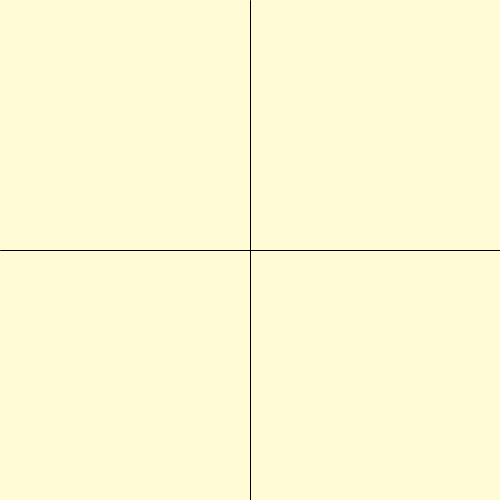
Frame 1 (no input)
Frame 60 (the mouse pressed at the canvas centre just before this capture): identical to frame 1, image omitted
Frame 120 (the mouse held since frame 60 and released just before this capture): identical to frame 1, image omitted

The Processing sketch that drew this single still picture (run headless with seeded random() and noise(); from frame 60 on, the mouse is pressed at the canvas centre):

// Processing sketch: processing_186136
// ── processing_186136.pde

int halfwidth = 250;
int halfheight = 250;
int eye = 20;
void setup() {
  size(500, 500);
  smooth();
}


void draw() { //bear
  background(255, 251, 214);
  stroke(0,0,0);
  fill(100,100,0);
  line(width/2, 0, width/2, height);
  line(0, height/2, width, height/2);
  //top right
  //draw a bear face
  if (mouseX > width/2){
    if(mouseY < height/2){
  noStroke();
  fill(179, 111, 30);
  ellipse(halfwidth +119, halfheight -121, 150, 120);
  noStroke();
  fill(71, 43, 40);
  ellipse(halfwidth +85, halfheight -123, 18, 18);
  ellipse(halfwidth +155, halfheight -123, 18, 18);
  noStroke();
  fill(255, 255, 255);
  ellipse(halfwidth +118, halfheight -94, 35, 25);
  
  beginShape();// bear's left ear
  fill(179, 111, 30);
  curveVertex(halfwidth + 54, halfheight - 138);
  curveVertex(halfwidth + 54, halfheight - 138);
  curveVertex(halfwidth + 61, halfheight - 147);
  curveVertex(halfwidth + 69, halfheight - 157);
  curveVertex(halfwidth + 80, halfheight - 166);
  curveVertex(halfwidth + 88, halfheight - 172);
  curveVertex(halfwidth + 80, halfheight - 179);
  curveVertex(halfwidth + 72, halfheight - 183);
  curveVertex(halfwidth + 64, halfheight - 186);
  curveVertex(halfwidth + 51, halfheight - 185);
  curveVertex(halfwidth + 47, halfheight - 183);
  curveVertex(halfwidth + 42, halfheight - 178);
  curveVertex(halfwidth + 39, halfheight - 153);
  curveVertex(halfwidth + 42, halfheight - 146);
  curveVertex(halfwidth + 47, halfheight - 141);
  curveVertex(halfwidth + 50, halfheight - 139);
  curveVertex(halfwidth + 50, halfheight - 139);
  
  endShape();
  
  beginShape();//bear's right ear
  fill(179, 111, 30);
  curveVertex(halfwidth + 156, halfheight - 170);
  curveVertex(halfwidth + 156, halfheight - 170);
  curveVertex(halfwidth + 158, halfheight - 172);
  curveVertex(halfwidth + 161, halfheight - 183);
  curveVertex(halfwidth + 167, halfheight - 188);
  curveVertex(halfwidth + 174, halfheight - 189);
  curveVertex(halfwidth + 179, halfheight - 190);
  curveVertex(halfwidth + 185, halfheight - 190);
  curveVertex(halfwidth + 191, halfheight - 190);
  curveVertex(halfwidth + 196, halfheight - 187);
  curveVertex(halfwidth + 200, halfheight - 184);
  curveVertex(halfwidth + 206, halfheight - 174);
  curveVertex(halfwidth + 208, halfheight - 158);
  curveVertex(halfwidth + 208, halfheight - 158);
  curveVertex(halfwidth + 205, halfheight - 148);
  curveVertex(halfwidth + 205, halfheight - 148);
  curveVertex(halfwidth + 200, halfheight - 142);
  curveVertex(halfwidth + 197, halfheight - 139);
  curveVertex(halfwidth + 195, halfheight - 139);
  curveVertex(halfwidth + 189, halfheight - 136);
  curveVertex(halfwidth + 189, halfheight - 136);
  
  endShape();
  
  
   }
  }
  
  //lower left
  //text
  if (mouseX < width/2){
    if(mouseY > height/2){
  noStroke();
  fill(179, 111, 30);
  textSize(100);
  text("BEAR", 0, halfheight + 150);
  
   }
  }
  
  //top left
  //mouse moving
  if (mouseX < width/2){
    if(mouseY < height/2){
  noStroke();
  fill(179, 111, 30);
  ellipse(mouseX, mouseY, 80, 80);
  fill(255, 251, 214);
  rect(mouseX, mouseY, 50, 50);
  
  println(mouseX + " <-x and y-> " + mouseY);
  
   }
  }
  
  //lower right
  //square
  if (mouseX > width/2){
    if(mouseY > height/2){
 fill(179, 111, 30);
 rect(0, 0, mouseX, mouseY);
   }
  }
  
}
